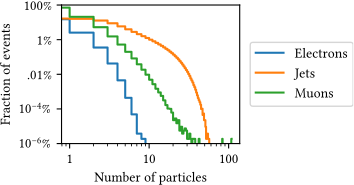

Write the Python code that produced this figure.
#!/usr/bin/env python3

import argparse
import matplotlib; matplotlib.use('Agg')
import numpy as np
import pandas as pd
from matplotlib import pyplot as plt

plt.rcParams.update({
    'errorbar.capsize': 2,
    'pdf.fonttype': 42,
    'ps.fonttype': 42,
    'font.family': 'Linux Libertine',
})

ETHa = ( 31/255,  64/255, 122/255) # dark blue
ETHb = ( 72/255,  90/255,  44/255) # dark green
ETHc = ( 18/255, 105/255, 176/255) # light blue
ETHd = (114/255, 121/255,  28/255) # light green
ETHe = (145/255,   5/255, 106/255) # dark pink
ETHf = (111/255, 111/255, 100/255) # gray
ETHg = (168/255,  50/255,  45/255) # dark red
ETHh = (  0/255, 122/255, 150/255) # turquoise
ETHi = (149/255,  96/255,  19/255) # brown

parser = argparse.ArgumentParser()
parser.add_argument('-i', '--input',     help='Input JSON lines file')
parser.add_argument('-o', '--output',    help='Output PDF file')
parser.add_argument('-l', '--no_legend', help='Suppress legend from plot',
                                         action='store_true')
parser.add_argument('-x', '--no_xaxis',  help='Suppress x-axis from plot',
                                         action='store_true')
parser.add_argument('-y', '--no_yaxis',  help='Suppress y-axis from plot',
                                         action='store_true')
args = parser.parse_args()

df = pd.read_csv(args.input, header=0)

# The data in this file was produced with the following query (for BigQuery):
#   WITH particle_counts AS (
#     SELECT
#       array_length(Electron) AS num_electrons,
#       array_length(Jet) AS num_jets,
#       array_length(Muon) AS num_muons
#     FROM `iris_hep_benchmark_data.Run2012B_SingleMu_65536000_view`
#   ),
#   electron_distribution AS (
#     SELECT num_electrons AS num_particles, COUNT(*) AS electrons
#     FROM particle_counts
#     GROUP BY num_electrons
#   ),
#   jet_distribution AS (
#     SELECT num_jets  AS num_particles, COUNT(*) AS jets
#     FROM particle_counts
#     GROUP BY num_jets
#   ),
#   muon_distribution AS (
#     SELECT num_muons AS num_particles, COUNT(*) AS muons
#     FROM particle_counts
#     GROUP BY num_muons
#   )
#   SELECT *
#   FROM electron_distribution
#   FULL OUTER JOIN jet_distribution USING (num_particles)
#   FULL OUTER JOIN muon_distribution USING (num_particles)
#   ORDER BY num_particles;

# Fill in num_particles with 0 particles
df_indices = pd.DataFrame(np.arange(df.num_particles.max()), columns=['num_particles'])
df = df \
    .merge(df_indices, how='outer', on=['num_particles']) \
    .sort_values(['num_particles'])
df = df.fillna(0)

total_num_events = df.muons.sum()
df['fraction_electrons'] = df.electrons / total_num_events * 100
df['fraction_jets'] = df.jets / total_num_events * 100
df['fraction_muons'] = df.muons / total_num_events * 100

fig = plt.figure(figsize=(2.3, 1.8))
ax = fig.add_subplot(1, 1, 1)

ax.set_xscale('log')
ax.set_yscale('log')

if not args.no_yaxis:
    ax.set_ylabel('Fraction of events')
if not args.no_xaxis:
    ax.set_xlabel('Number of particles')

ax.step(df.num_particles, df.fraction_electrons, label='Electrons')
ax.step(df.num_particles, df.fraction_jets, label='Jets')
ax.step(df.num_particles, df.fraction_muons, label='Muons')

ax.set_xticks([1, 10, 100])
ax.set_xticklabels(['1', '10', '100'])
ax.set_ylim(10**-6, 100)
ax.set_yticks([100, 1, .01, .0001, .000001])
ax.set_yticklabels(['100%', '1%', '.01%',
                    '$\\mathregular{10^{-4}}$%',
                    '$\\mathregular{10^{-6}}$%'])

if args.no_xaxis:
    ax.set_xticklabels([])

if args.no_yaxis:
    ax.set_yticklabels([])

if not args.no_legend:
    ax.legend(loc='center left', bbox_to_anchor=(1.02, 0.5))

plt.savefig(args.output, format='pdf', bbox_inches='tight', pad_inches=0)
plt.close()
